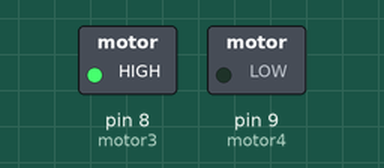
Simulated run of this sketch. Board: Arduino Uno, built with avr-gcc and run on an emulated ATmega328P. Parts: switched loads named in the sketch (green lamp = pin HIGH).

Above: at 0.1 s.
Timing chart, 0 to 1.6 s (numbered marks = the images above):
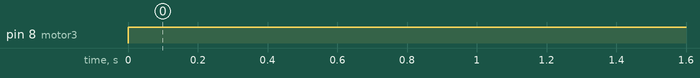

The sketch:

switch_2motor.ino
```cpp
const int s2=1;
const int motor3=8;
const int motor4=9;
int sb;
int y=0;

void setup()
{
 pinMode(s2,OUTPUT);
 pinMode(motor3,OUTPUT);
 pinMode(motor4,OUTPUT);
}

void loop()
{

sb = digitalRead(s2);
 if(s2==1 && y==0)
 {
  digitalWrite(motor3,HIGH);
  digitalWrite(motor4,LOW);
  y=1;
 }

 else if (s2==0 && y==1)
 {
  digitalWrite(motor3,LOW);
  digitalWrite(motor4,LOW);
  y=2;
 }

 else if (s2==1 && y==2)
 {
  digitalWrite(motor3,LOW);
  digitalWrite(motor4,HIGH);
  y=3;
 }

  else if (s2==0 && y==3)
    {
  digitalWrite(motor3,LOW);
  digitalWrite(motor4,LOW);
  y=0;
 }

}
```

Measured:
- by itself, pin 8 (motor3): LOW → HIGH at 0.00 s
